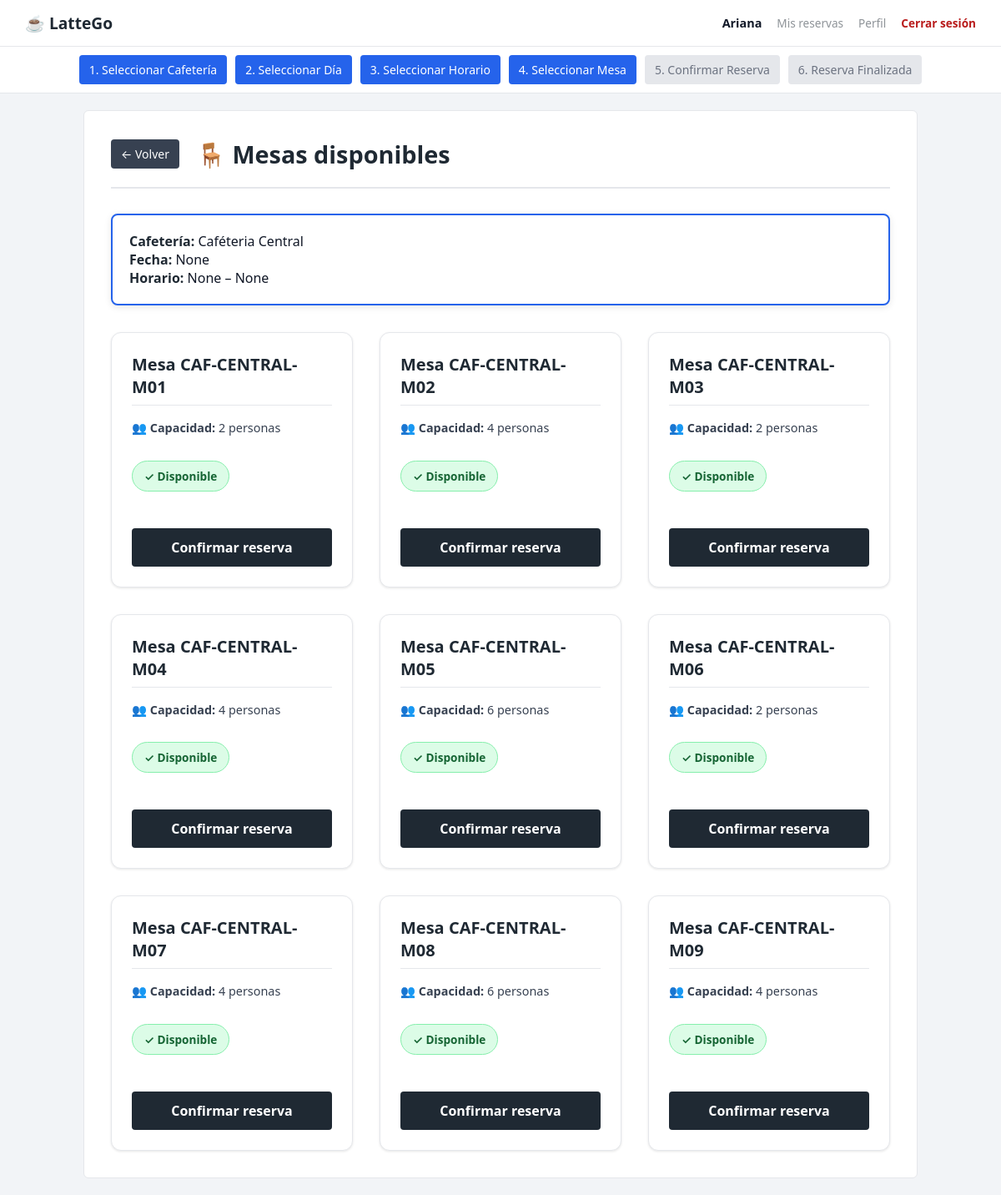
Page /reservas/cafeteria/1/mesas/ (signed in) on the committed database.
### cafeterias/models.py (models this page shows, shortened)
class Cafeteria(models.Model):
    nombre = models.CharField(max_length=100)
    capacidad = models.PositiveIntegerField()
    hora_apertura = models.TimeField()
    hora_cierre = models.TimeField()
    descripcion = models.TextField()
    ubicacion = models.CharField(max_length=150)
    bloque = models.OneToOneField(
        Bloque,
        on_delete=models.CASCADE
    )

class Mesa(models.Model):
    codigo = models.CharField(max_length=20)
    capacidad = models.PositiveIntegerField()
    cafeteria = models.ForeignKey(
        Cafeteria,
        on_delete=models.CASCADE,
        related_name='mesas'
    )

### reservas/views.py (the view, shortened to what this page needs)
@login_required
def seleccionar_mesa(request, cafeteria_id):
    cafeteria = get_object_or_404(Cafeteria, id=cafeteria_id)
    fecha_str = request.GET.get("fecha")
    hora_inicio_str = request.GET.get("hora_inicio")
    hora_fin_str = request.GET.get("hora_fin")
    fecha = datetime.strptime(fecha_str, "%Y-%m-%d").date() if fecha_str else None
    hora_inicio = datetime.strptime(hora_inicio_str, "%H:%M").time() if hora_inicio_str else None
    hora_fin = datetime.strptime(hora_fin_str, "%H:%M").time() if hora_fin_str else None
    mesas = Mesa.objects.filter(cafeteria=cafeteria)
    if not (fecha and hora_inicio and hora_fin):
        mesas_disponibles = mesas
    return render(
        request,
        "reservas/seleccionar_mesa.html",
        {
            "cafeteria": cafeteria,
            "fecha": fecha_str,
            "hora_inicio": hora_inicio_str,
            "hora_fin": hora_fin_str,
            "mesas": mesas_disponibles,
            "current_step": 4
        }
    )

### reservas/templates/reservas/seleccionar_mesa.html (shortened to what this page needs)
{% extends "reservas/base.html" %}
{% block step_indicator %}
{% if current_step %}
<div class="step-indicator">
  <span class="step {% if current_step >= 1 %}active{% endif %}">1. Seleccionar Cafetería</span>
  <span class="step {% if current_step >= 2 %}active{% endif %}">2. Seleccionar Día</span>
  <span class="step {% if current_step >= 3 %}active{% endif %}">3. Seleccionar Horario</span>
  <span class="step {% if current_step >= 4 %}active{% endif %}">4. Seleccionar Mesa</span>
  <span class="step {% if current_step >= 5 %}active{% endif %}">5. Confirmar Reserva</span>
  <span class="step {% if current_step >= 6 %}active{% endif %}">6. Reserva Finalizada</span>
</div>
{% endif %}
{% endblock %}
{% block content %}
<div class="page-header">
  <a href="{% url 'reservas:calendario_dia' cafeteria.id fecha %}" class="back-button">← Volver</a>
  <h2>🪑 Mesas disponibles</h2>
</div>
<p class="info">
  <strong>Cafetería:</strong> {{ cafeteria.nombre }}<br>
  <strong>Fecha:</strong> {{ fecha }}<br>
  <strong>Horario:</strong> {{ hora_inicio }} – {{ hora_fin }}
</p>
<div class="mesas-grid">
  {% for mesa in mesas %}
    <div class="mesa-card">
      <h3>Mesa {{ mesa.codigo }}</h3>
      <p>👥 <strong>Capacidad:</strong> {{ mesa.capacidad }} personas</p>
      <span class="badge badge-disponible">✓ Disponible</span>
      <button class="btn btn-confirmar-mesa"
         data-mesa-id="{{ mesa.id }}"
         data-mesa-codigo="{{ mesa.codigo }}"
         data-mesa-capacidad="{{ mesa.capacidad }}"
         data-fecha="{{ fecha }}"
         data-hora-inicio="{{ hora_inicio }}"
         data-hora-fin="{{ hora_fin }}">
        Confirmar reserva
      </button>
    </div>
  {% empty %}
    <div class="empty">
      ❌ No hay mesas disponibles para este horario
    </div>
  {% endfor %}
</div>
{% endblock %}

### reservas/templates/reservas/base.html (shortened to what this page needs)
{% load static %}
<!DOCTYPE html>
<html lang="es">
<head>
    <link rel="stylesheet" href="{% static 'reservas/styles.css' %}">
</head>
<body>
<header class="main-header">
    <div class="header-left">
        <span class="logo">☕ LatteGo</span>
    </div>
    <div class="header-right">
        <span class="usuario">
            {{ request.user.username }}
        </span>
        <a href="#" class="header-link disabled">Mis reservas</a>
        <a href="#" class="header-link disabled">Perfil</a>
        <a href="{% url 'logout' %}" class="header-link salir">Cerrar sesión</a>
    </div>
</header>
{% block step_indicator %}
{% endblock %}
<main class="container">
    {% block content %}
    {% endblock %}
</main>
</body>
</html>

### reservas/static/reservas/styles.css (style rules this page uses)
html { overflow-y: scroll; }
:root { --color-primario: #1f2933; --color-secundario: #374151; --color-acento: #2563eb; --color-fondo: #f2f4f7; --color-borde: #e5e7eb; --color-texto: #111827; }
* { margin: 0; padding: 0; box-sizing: border-box; font-family: system-ui, -apple-system, "Segoe UI", Roboto, Arial, sans-serif; }
body { background-color: var(--color-fondo); color: var(--color-texto); }
.container { max-width: 1000px; margin: 20px auto; background: #ffffff; padding: 32px; border-radius: 6px; border: 1px solid var(--color-borde); }
h1, h2, h3 { margin-bottom: 14px; font-weight: 600; color: var(--color-texto); }
h2 { font-size: 1.4rem; }
h3 { font-size: 1.15rem; }
a { text-decoration: none; }
.btn { display: inline-block; padding: 10px 14px; background-color: var(--color-primario); color: #ffffff; border-radius: 4px; font-weight: 500; transition: background-color 0.2s ease; }
button { padding: 10px 16px; background-color: var(--color-primario); color: white; border: none; border-radius: 4px; cursor: pointer; }
.info { background: #ffffff; padding: 20px; border: 2px solid var(--color-acento); margin-bottom: 32px; border-radius: 8px; font-size: 1rem; font-weight: 500; color: var(--color-texto); box-shadow: 0 2px 8px rgba(0,0,0,0.1); }
.info strong { color: var(--color-primario); font-weight: 600; }
.mesas-grid { display: grid; grid-template-columns: repeat(3, 1fr); gap: 32px; margin-top: 20px; }
.cafeteria-card, .mesa-card, .opcion-card { background: #ffffff; border: 1px solid var(--color-borde); padding: 22px; border-radius: 10px; transition: border-color 0.2s ease, background-color 0.2s ease; }
.mesa-card { display: flex; flex-direction: column; justify-content: space-between; padding: 24px; background: #ffffff; border: 1px solid var(--color-borde); border-radius: 12px; transition: all 0.2s ease; box-shadow: 0 1px 3px rgba(0,0,0,0.1); }
.mesa-card h3 { font-size: 1.25rem; font-weight: 700; color: var(--color-primario); margin-bottom: 16px; border-bottom: 1px solid #e5e7eb; padding-bottom: 8px; }
.mesa-card p { margin-bottom: 12px; line-height: 1.5; font-size: 0.9rem; font-weight: 400; color: var(--color-secundario); }
.mesa-card .badge { margin: 16px 0 24px 0; align-self: flex-start; }
.mesa-card .btn { margin-top: 20px; align-self: stretch; text-align: center; padding: 12px 16px; font-size: 1rem; font-weight: 600; }
.badge { display: inline-block; padding: 8px 14px; border-radius: 20px; font-size: 0.85rem; font-weight: 600; margin: 8px 0; border: 1px solid transparent; }
.badge-disponible { background-color: #dcfce7; color: #166534; border-color: #86efac; }
.main-header { display: flex; justify-content: space-between; align-items: center; background-color: #ffffff; padding: 14px 30px; border-bottom: 1px solid var(--color-borde); }
.logo { font-size: 1.2rem; font-weight: 700; color: var(--color-primario); }
.header-right { display: flex; align-items: center; gap: 18px; }
.usuario { font-size: 0.9rem; font-weight: 600; }
.header-link { font-size: 0.85rem; color: var(--color-primario); font-weight: 500; }
.header-link.disabled { opacity: 0.5; pointer-events: none; }
.header-link.salir { color: #b91c1c; font-weight: 600; }
.step-indicator { display: flex; justify-content: center; align-items: center; width: 100%; margin: 0; padding: 10px; background: #ffffff; border-bottom: 1px solid var(--color-borde); flex-wrap: wrap; gap: 10px; }
.step { padding: 8px 12px; border-radius: 4px; background: #e5e7eb; color: #6b7280; font-size: 14px; font-weight: 500; transition: all 0.3s ease; }
.step.active { background: var(--color-acento); color: #ffffff; }
.page-header { display: flex; align-items: center; gap: 20px; margin-bottom: 30px; padding-bottom: 20px; border-bottom: 2px solid var(--color-borde); }
.page-header h2 { font-size: 1.8rem; font-weight: 700; color: var(--color-primario); margin: 0; }
.back-button { display: inline-flex; align-items: center; padding: 8px 12px; background: var(--color-secundario); color: #ffffff; text-decoration: none; border-radius: 4px; font-size: 14px; transition: background 0.3s ease; }

### rows in the picture
Cafeteria: nombre "Caféteria Central"
Mesa: codigo "CAF-CENTRAL-M01", capacidad "2"
Mesa: codigo "CAF-CENTRAL-M02", capacidad "4"
Mesa: codigo "CAF-CENTRAL-M03", capacidad "2"
Mesa: codigo "CAF-CENTRAL-M04", capacidad "4"
Mesa: codigo "CAF-CENTRAL-M05", capacidad "6"
Mesa: codigo "CAF-CENTRAL-M06", capacidad "2"
Mesa: codigo "CAF-CENTRAL-M07", capacidad "4"
Mesa: codigo "CAF-CENTRAL-M08", capacidad "6"
Mesa: codigo "CAF-CENTRAL-M09", capacidad "4"

### other values in the picture
{{ request.user.username }} "Ariana"
{{ fecha }} "None"
{{ hora_inicio }} "None"
{{ hora_fin }} "None"
